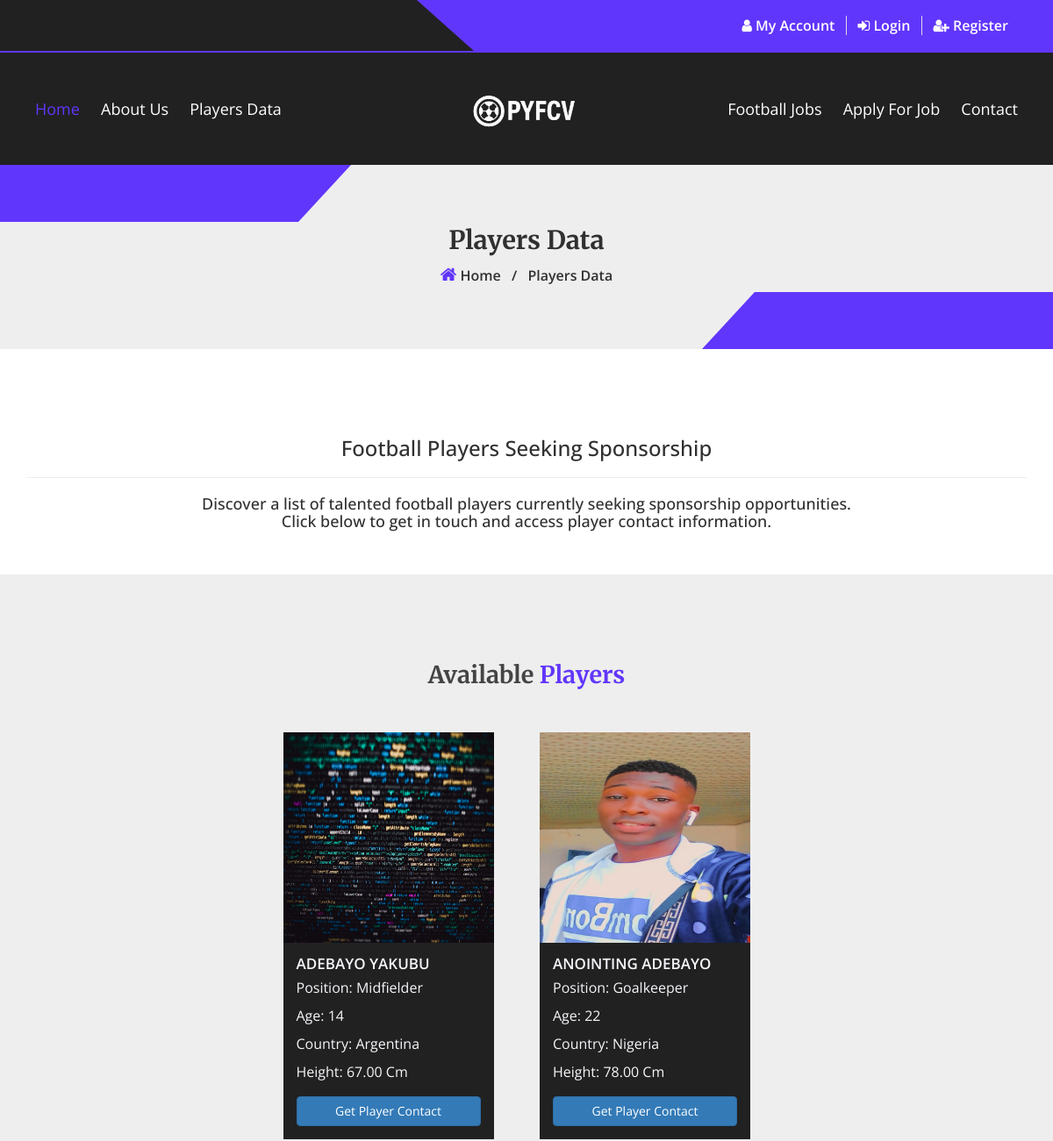
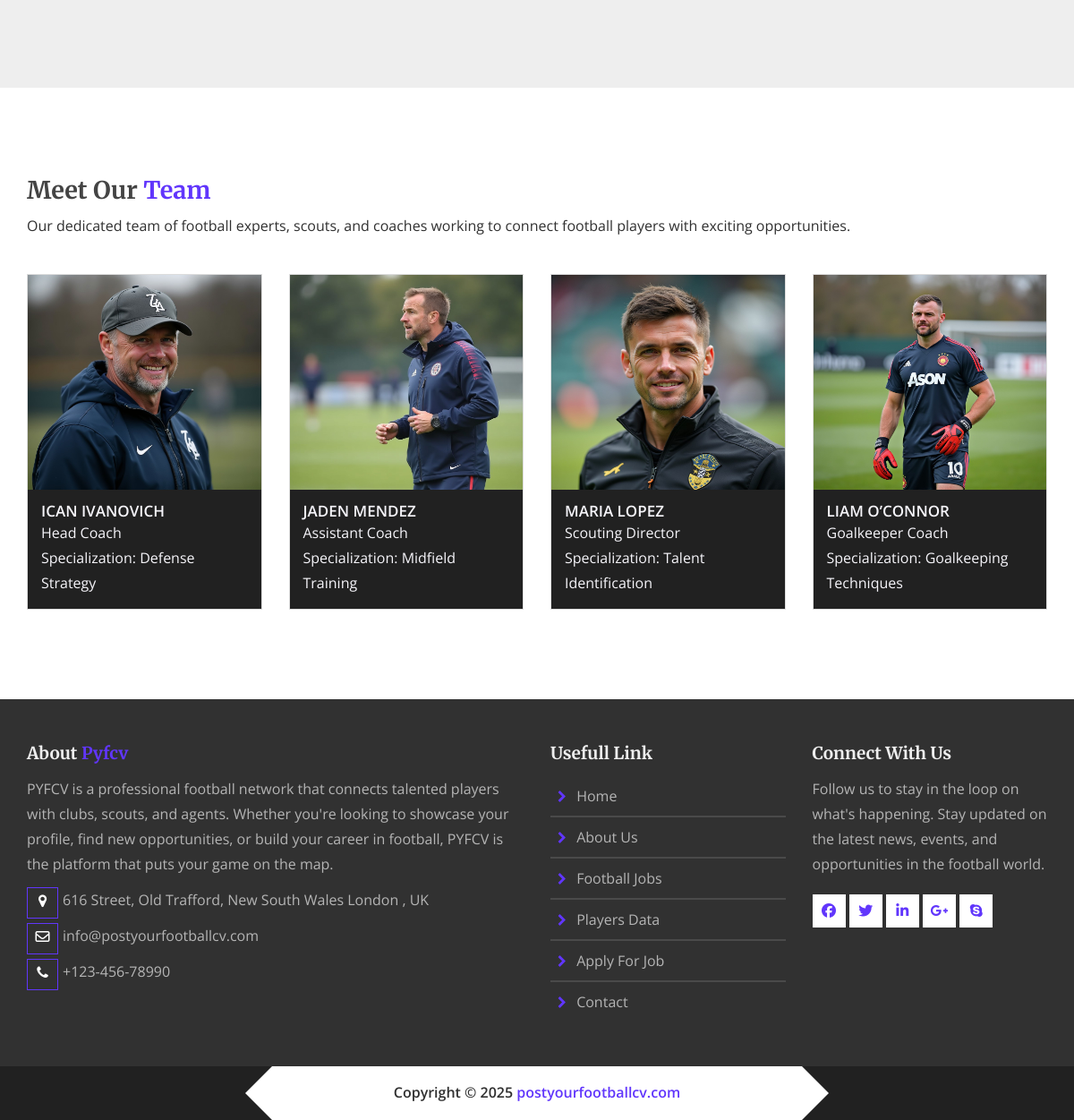
Screenshot of /players_data/ with the database file from the repository (2 pictures, top to bottom).
### accounts/models.py (models this page shows, shortened)
class VerifiedPlayer(models.Model):
    account       = models.OneToOneField(
                        settings.AUTH_USER_MODEL,
                        on_delete=models.CASCADE,
                        related_name='verified_profile'
                    )
    is_verified   = models.BooleanField(
                        default=False,
                        help_text="Has this player passed admin verification?"
                    )
    is_available  = models.BooleanField(
                        default=True,
                        help_text="Is this player currently available for selection?"
                    )
    current_activity = models.CharField(
                           max_length=20,
                           choices=ACTIVITY_CHOICES,
                           blank=True,
                           null=True,
                           help_text="Current football activity/status"
                       )
    notes         = models.TextField(
                        blank=True,
                        help_text="Any additional notes (e.g. injury details)"
                    )
    added_on      = models.DateTimeField(auto_now_add=True)
    class Meta:
        verbose_name = "Verified Player Profile"
        verbose_name_plural = "Verified Player Profiles"
        ordering = ['-added_on']

class Account(AbstractBaseUser, PermissionsMixin):
    username        = models.CharField(max_length=150, unique=True)
    email           = models.EmailField(max_length=254, unique=True)
    first_name      = models.CharField(max_length=30)
    last_name       = models.CharField(max_length=30)
    phone_number    = PhoneNumberField(max_length=20, blank=True, null=True)
    date_of_birth   = models.DateField(blank=True, null=True)
    nationality     = CountryField(max_length=50, blank=True, null=True)
    bio             = models.TextField(blank=True, null=True, help_text="A short personal bio")
    birth_date      = models.CharField(max_length=100,blank=True,null=True, help_text="e.g january 5th, 1996")
    birth_place     = models.CharField(max_length=100,blank=True,null=True ,help_text="e.g Manchester - UK")
    height          = models.DecimalField(
                        max_digits=5, decimal_places=2,
                        blank=True, null=True,
                        help_text="Height in cm"
                     )
    weight          = models.DecimalField(
                        max_digits=5, decimal_places=2,
                        blank=True, null=True,
                        help_text="Weight in kg"
                     )
    position        = models.CharField(
                        max_length=2,
                        choices=POSITION_CHOICES,
                        blank=True, null=True
                     )
    preferred_foot  = models.CharField(
                        max_length=5,
                        choices=FOOT_CHOICES,
                        blank=True, null=True
                     )
    profile_image  = models.ImageField(upload_to='profile_pics/',
                        default='profile_pics/profile_pic.webp',
                        blank=True)
    date_joined     = models.DateTimeField(auto_now_add=True)
    last_login      = models.DateTimeField(auto_now=True)
    is_active       = models.BooleanField(default=True)
    is_staff        = models.BooleanField(default=False)
    is_admin        = models.BooleanField(default=False)
    is_superuser    = models.BooleanField(default=False)
    objects         = AccountManager()
    USERNAME_FIELD  = 'username'
    REQUIRED_FIELDS = ['email', 'first_name', 'last_name']
    def get_profile_picture_url(self):
        return self.profile_image.url if self.profile_image else settings.MEDIA_URL + 'profile_pics/profile_pic.webp'

### pycv/views.py (the view)
# urls.py: path('players_data/',views.players_data,name='players_data'),
def players_data(request):
    verified_players = VerifiedPlayer.objects.filter(is_verified=True)
    today = date.today()
    players_with_age = []
    for vp in verified_players:
        dob = vp.account.date_of_birth
        if dob:
            had_birthday = (today.month, today.day) >= (dob.month, dob.day)
            age = today.year - dob.year - (0 if had_birthday else 1)
        else:
            age = None
        players_with_age.append({
            'player': vp,
            'age': age
        })
    return render(request,'home/player_data.html', {
        'verified_players': verified_players,
         'players_with_age': players_with_age,
    })

### templates/home/player_data.html (shortened to what this page needs)
{% extends "../core/base/base.html" %}
{% load static %}
{% block contents %}
    <section class="kick-breadcromb-area">
        <div class="container">
            <div class="row">
                <div class="col-md-12">
                    <div class="breadcromb-box">
                        <h2>Players Data</h2>
                        <ul>
                            <li><a href="#"><i class="fa fa-home"></i> home</a></li>
                            <li>/</li>
                            <li>Players Data</li>
                        </ul>
                    </div>
                </div>
            </div>
        </div>
    </section>
    <div style="margin-top:100px; margin-bottom:50px;"  class="container-fluid">
        <div class="col-md-12 col-lg-12">
          <div class="text-center  shadow-lg rounded bg-light">
            <h3 style="margin-bottom:20px;" class="mb-3 fw-bolder">Football Players Seeking Sponsorship</h3>
            <hr>
            <h4>
              Discover a list of talented football players currently seeking sponsorship opportunities.<br>
              Click below to get in touch and access player contact information.
            </h4>
          </div>
        </div>
    </div>
    <section style="background-color:#EEEEEE;" class="kick-player-page">
        <div class="kick-player-section section_t_100 section_b_100">
            <div class="container">
                <div class="row">
                    <div class="col-md-12 text-center">
                        <div class="kick-section-heading">
                            <h2>Available <span>Players</span></h2>
                        </div>
                    </div>
                </div>
                <div class="row center-on-lg">
                 {% for item in players_with_age %}
                   {% with vp=item.player %}
                    <div  class="col-md-3 col-sm-6">
                        <div style="width:240px; border:none;"  class="single-top-player">
                            <img style="height: 240px; width:240px;" src="{{ vp.account.get_profile_picture_url }}" alt="{{ vp.account.get_full_name }}" />
                            <div class="player-info">
                                <div class="player-name">
                                    <h4><a href="#">{{ vp.account.first_name }} {{ vp.account.last_name }}</a></h4>
                                    <p style="margin: 4px 0;">Position: {{ vp.account.get_position_display }}</p>
                                    {% if item.age %}
                                      <p style="margin: 4px 0;">Age: {{ item.age }}</p>
                                    {% else %}
                                      <p style="margin: 4px 0;">Age: Not Available</p>
                                    {% endif %}
                                    <p style="margin: 4px 0;">Country: {{ vp.account.nationality.name }}</p>
                                    {% if vp.account.height %}
                                      <p style="margin: 4px 0;">Height: {{ vp.account.height }} cm</p>
                                    {% endif %}
                                </div>
                                  <a href="{% url 'contact' %}?player_name={{ vp.account.first_name }} {{ vp.account.last_name }}&player_country={{ vp.account.nationality.name }}"
                                    class="btn btn-primary"
                                    style="margin-top: 10px; width: 100%;">
                                    Get Player Contact
                                  </a>
                            </div>
                        </div>
                    </div>
                      {% endwith %}
                      {% empty %}
                        <div class="col-12 text-center">
                          <p>No available football players at the moment.</p>
                        </div>
                    {% endfor %}
                </div>
            </div>
        </div>
    </section>
 <div class="kick-player-section section_t_100 section_b_100">
    <div class="container">
        <div class="row">
            <div class="col-md-12">
                <div class="kick-section-heading">
                    <h2>Meet Our <span>Team</span></h2>
                    <p>Our dedicated team of football experts, scouts, and coaches working to connect football players with exciting opportunities.</p>
                </div>
            </div>
        </div>
        <div class="row">
            <div class="col-md-3 col-sm-6">
                <div class="single-top-player">
                    <img style="height: 240px; width:100%;" src="{% static 'assets/img/head_coarch.jpeg' %}" alt="Team Member" class="team-image" />
                    <div class="player-info">
                        <div class="player-name">
                            <h4><a href="#">Ican Ivanovich</a></h4>
                            <p>Head Coach</p>
                            <p>Specialization: Defense Strategy</p>
                        </div>
                    </div>
                </div>
            </div>
            <div class="col-md-3 col-sm-6">
                <div class="single-top-player">
                    <img style="height: 240px; width:100%;" src="{% static 'assets/img/Assistant_Coach.jpeg' %}" alt="Team Member" class="team-image" />
                    <div class="player-info">
                        <div class="player-name">
                            <h4><a href="#">Jaden Mendez</a></h4>
                            <p>Assistant Coach</p>
                            <p>Specialization: Midfield Training</p>
                        </div>
                    </div>
                </div>
            </div>
            <div class="col-md-3 col-sm-6">
                <div class="single-top-player">
                    <img style="height: 240px; width:100%;" src="{% static 'assets/img/Scouting_Director.jpeg' %}" alt="Team Member" class="team-image" />
                    <div class="player-info">
                        <div class="player-name">
                            <h4><a href="#">Maria Lopez</a></h4>
                            <p>Scouting Director</p>
                            <p>Specialization: Talent Identification</p>
                        </div>
                    </div>
                </div>
            </div>
            <div class="col-md-3 col-sm-6">
                <div class="single-top-player">
                    <img style="height: 240px; width:100%;" src="{% static 'assets/img/Goalkeeper_Coach.jpeg' %}" alt="Team Member" class="team-image" />
                    <div class="player-info">
                        <div class="player-name">
                            <h4><a href="#">Liam O’Connor</a></h4>
                            <p>Goalkeeper Coach</p>
                            <p>Specialization: Goalkeeping Techniques</p>
                        </div>
                    </div>
                </div>
            </div>
        </div>
    </div>
</div>
{% endblock contents %}

### static/assets/css/style.css (style rules this page uses)
body { font-family: 'Open Sans', sans-serif; font-size: 16px; line-height: 28px; color: #303030; font-weight: 400 }
html,body { height: 100%; }
img { max-width: 100%; height: auto }
h1, h2, h3, h4, h5, h6, p { margin: 0; padding: 0; }
a { -webkit-transition: all 0.4s ease 0s; transition: all 0.4s ease 0s; color: inherit }
ul, ol { margin: 0; padding: 0; }
li { list-style-type: none; }
.section_t_100 { padding-top: 100px }
.section_b_100 { padding-bottom: 100px }
.kick-section-heading { margin-bottom: 10px; }
.kick-section-heading > h2 { color: #444; display: inline-block; font-family: 'Merriweather', serif; font-size: 27px; font-weight: 700; text-transform: capitalize; margin-bottom: 10px }
.kick-section-heading span { color: rgb(97, 54, 252); }
.kick-breadcromb-area { background: #eee none repeat scroll 0 0; padding: 70px 0; position: relative; text-align: center }
.breadcromb-box h2 { font-family: 'Merriweather', serif; font-size: 29px; font-weight: 700; text-transform: capitalize }
.breadcromb-box > ul { margin-top: 10px; }
.breadcromb-box ul li { display: inline-block; font-weight: 600; margin: 0 4px; text-transform: capitalize; }
.breadcromb-box ul li a i { color: rgb(97, 54, 252); font-size: 20px; }
.kick-breadcromb-area:before { border-color: rgb(97, 54, 252) transparent; border-style: solid; border-width: 65px 60px 0 0; content: ""; height: 100%; left: 0; position: absolute; top: 0; width: 33.33%; }
.kick-breadcromb-area:after { border-color: rgb(97, 54, 252) transparent; border-style: solid; border-width: 0 0 65px 60px; content: ""; height: 100%; position: absolute; right: 0; top: 0; width: 33.33%; }
.single-top-player { margin-top: 30px; border: 1px solid #ddd }
.player-info { background: #212121 none repeat scroll 0 0; color: #fff; padding: 15px; }
.player-name > h4 { font-size: 17px; font-weight: 600; text-transform: uppercase; color: rgb(246, 245, 250); }
.player-name > p { color: rgb(246, 245, 250); text-transform: capitalize; }
.single-top-player > img { height: auto; width: 100%; }

### templates/home/player_data.html (style rules this page uses)
@media (min-width: 992px) { .center-on-lg { display: flex; justify-content: center; flex-wrap: wrap; } }

### rows the page displays
VerifiedPlayer: player.account.get_profile_picture_url (picture), player.account.first_name "ADEBAYO", player.account.last_name "YAKUBU", player.account.position "Midfielder", age "14", player.account.nationality.name "Argentina", player.account.height "67.00"
VerifiedPlayer: player.account.get_profile_picture_url (picture), player.account.first_name "ANOINTING", player.account.last_name "ADEBAYO", player.account.position "Goalkeeper", age "22", player.account.nationality.name "Nigeria", player.account.height "78.00"
